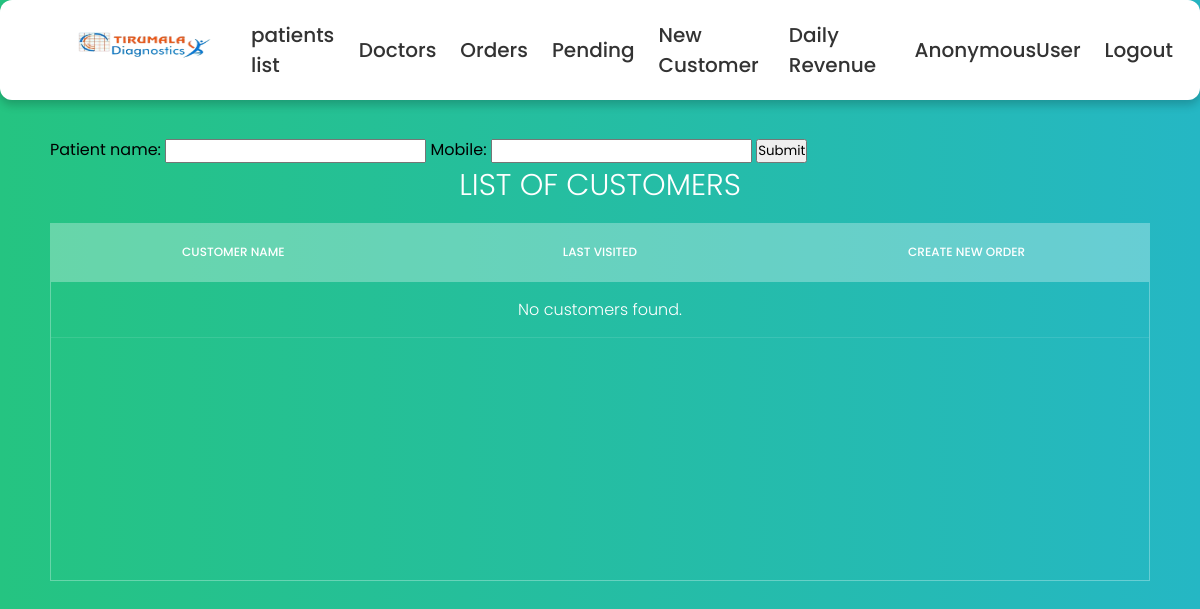
Before: /patients_list with the older database file.
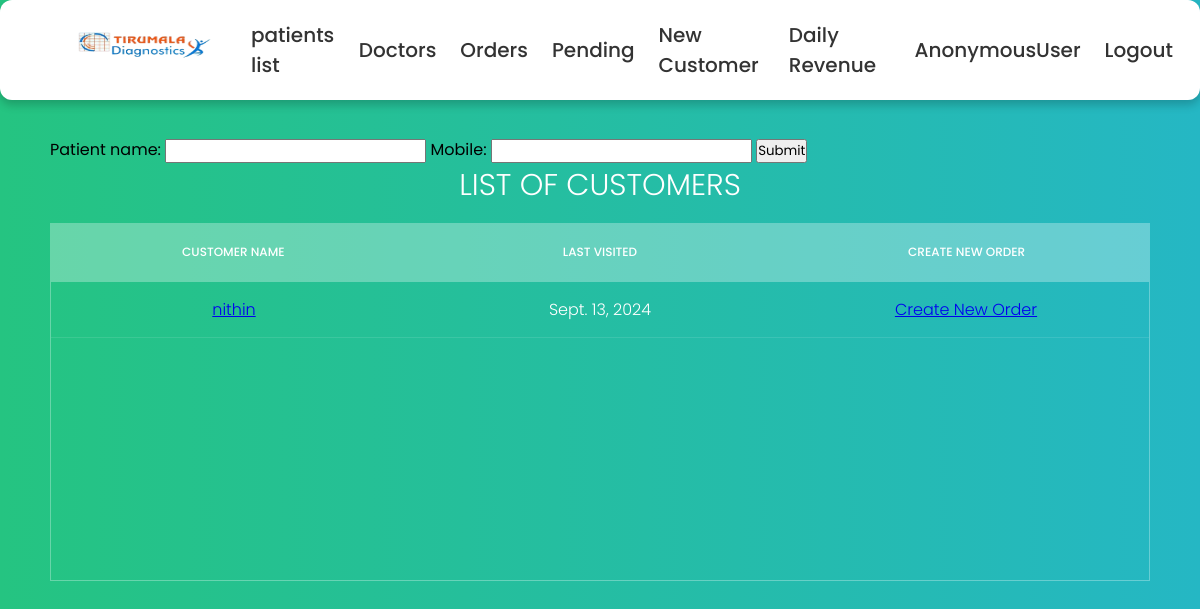
After: the same page with the newer database file.
### details/models.py (models this page shows, shortened)
class Customer(models.Model):
    title = models.ForeignKey(Title, on_delete=models.DO_NOTHING,null=True)
    patient_name = models.CharField(max_length=50)
    mobile = models.IntegerField(null=True)
    email = models.EmailField(null=True)
    gender = models.ForeignKey(Gender, on_delete=models.DO_NOTHING,null=True)
    age = models.CharField(max_length=4, null=True)
    patient_address = models.CharField(max_length=150)
    def get_last_order_date(self):
        last_order = self.order_set.aggregate(last_order_date=Max('collected_date'))
        return last_order['last_order_date']
    def __str__(self):
        return self.patient_name

### details/views.py (the view)
# urls.py: path('patients_list',patients_list, name='patients_list'),
def patients_list(request):
    form = CustomerSearchForm(request.POST or None)  # Handle both POST and GET
    if request.method == 'POST' and form.is_valid():
        patient_name = form.cleaned_data.get('patient_name')
        mobile = form.cleaned_data.get('mobile')
        customers = get_customer(patient_name, mobile)
    else:
        customers = Customer.objects.all()  # By default, list all customers
    return render(request, 'patients.html', {'customers': customers, 'form': form})

### details/forms.py
class CustomerSearchForm(ModelForm):
    class Meta:
        model = Date
        fields = ['patient_name','mobile']

### details/Templates/patients.html (shortened to what this page needs)
{% extends "base.html" %}
{% block content%}
<section>
<form method="post">
    {{ form }}
    <button type="submit">Submit</button>
</form>
    <h1>list Of Customers</h1>
    <div class="tbl-header">
      <table cellpadding="0" cellspacing="0" border="0">
        <thead>
          <tr>
            <th>Customer Name</th>
            <th>last visited</th>
            <th>Create New Order</th>
          </tr>
        </thead>
      </table>
    </div>
    <div class="tbl-content">
      <table cellpadding="0" cellspacing="0" border="0">
    {% if customers %}
      {% for customer in customers%}
          <tbody>
              <tr>
                  <td><a href="{% url 'customer_details' customer.id %}"> {{customer}}</a></td>
                  <td> {{customer.get_last_order_date}}</td>
                  <td><a href="{% url 'create_order_for_customer' customer.id %}"> Create New Order</a></td>
              </tr>
          </tbody>
      {% endfor %}
    {% else %}
      <td><p>No customers found.</p></td>
    {% endif %}
      </table>
    </div>
  </section>
    {% endblock %}

Changed rows visible on the page:
added Customer: patient_name "nithin", get_last_order_date "Sept. 13, 2024"
Other visible differences:
text no longer shown: "No customers found."
